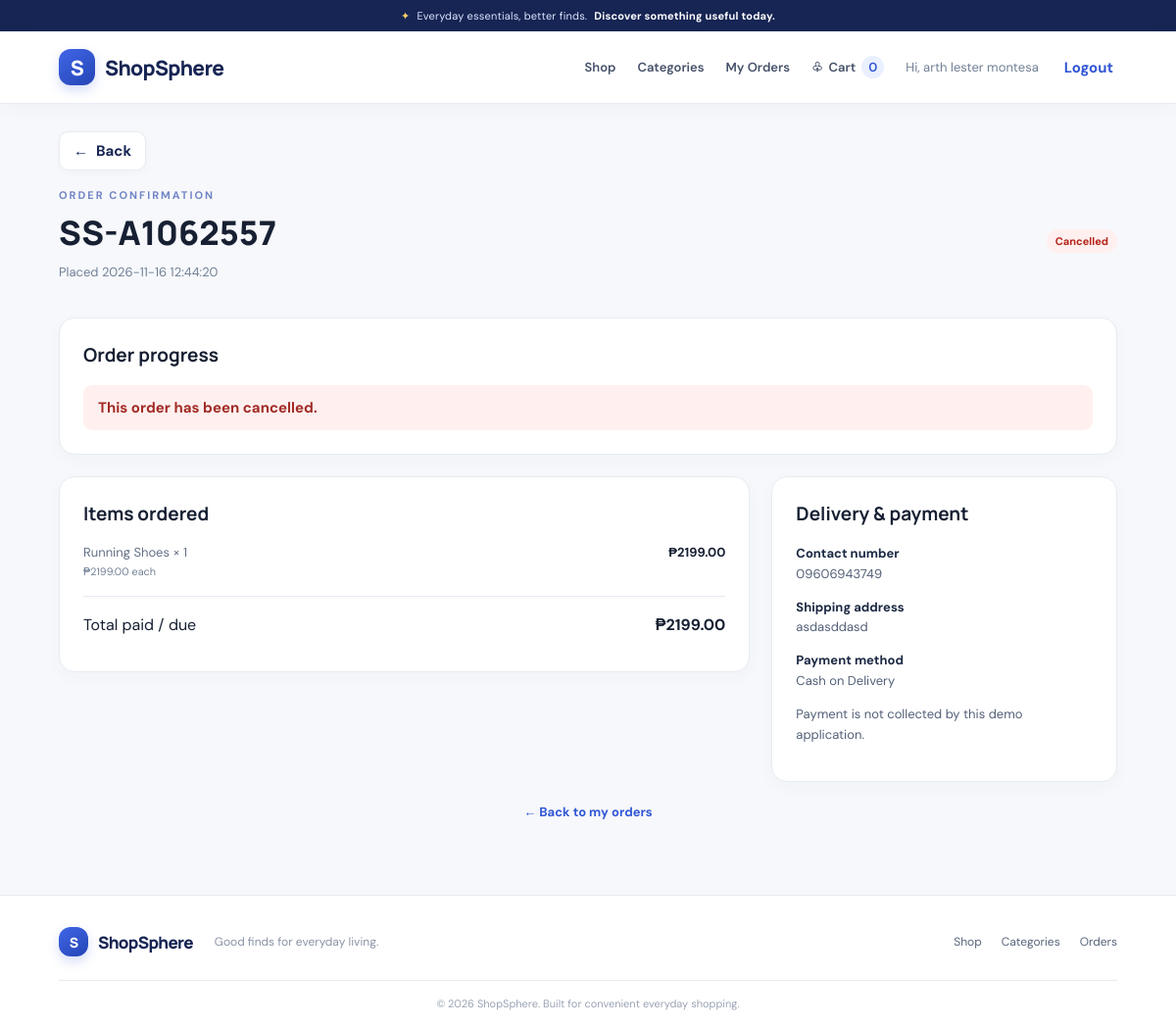
/orders/1 (signed in), run on the app's committed database.
### tables this page shows
CREATE TABLE orders (
            id INTEGER PRIMARY KEY AUTOINCREMENT,
            order_number TEXT NOT NULL UNIQUE,
            user_id INTEGER NOT NULL,
            total REAL NOT NULL CHECK(total >= 0),
            status TEXT NOT NULL DEFAULT 'Pending'
                CHECK(status IN ('Pending', 'Processing', 'Shipped', 'Delivered', 'Cancelled')),
            shipping_address TEXT NOT NULL,
            contact_number TEXT NOT NULL DEFAULT '',
            payment_method TEXT NOT NULL DEFAULT 'Cash on Delivery',
            created_at TEXT NOT NULL DEFAULT CURRENT_TIMESTAMP,
            FOREIGN KEY(user_id) REFERENCES users(id)
        );

CREATE TABLE order_items (
            id INTEGER PRIMARY KEY AUTOINCREMENT,
            order_id INTEGER NOT NULL,
            product_id INTEGER,
            product_name TEXT NOT NULL,
            unit_price REAL NOT NULL CHECK(unit_price >= 0),
            quantity INTEGER NOT NULL CHECK(quantity > 0),
            FOREIGN KEY(order_id) REFERENCES orders(id) ON DELETE CASCADE,
            FOREIGN KEY(product_id) REFERENCES products(id) ON DELETE SET NULL
        );

### app.py (the view)
@app.route("/orders/<int:order_id>")
@login_required
def order_detail(order_id):
    order = get_db().execute(
        "SELECT * FROM orders WHERE id = ? AND user_id = ?",
        (order_id, session["user_id"])
    ).fetchone()
    if not order:
        abort(404)
    items = get_db().execute(
        "SELECT * FROM order_items WHERE order_id = ?", (order_id,)
    ).fetchall()
    return render_template("order_detail.html", order=order, items=items)

### app.py (called while the page is built)
def get_db():
    if "db" not in g:
        g.db = sqlite3.connect(DATABASE, timeout=15)
        g.db.row_factory = sqlite3.Row
        g.db.execute("PRAGMA foreign_keys = ON")
        g.db.execute("PRAGMA busy_timeout = 15000")
    return g.db

def csrf_token():
    if "_csrf_token" not in session:
        session["_csrf_token"] = secrets.token_hex(24)
    return session["_csrf_token"]

@app.before_request
def protect_post_requests():
    if request.method == "POST":
        sent = request.form.get("_csrf_token", "")
        expected = session.get("_csrf_token", "")
        if not sent or not expected or not secrets.compare_digest(sent, expected):
            abort(400, description="Your form session expired. Please go back, refresh, and try again.")

def login_required(view):
    @wraps(view)
    def wrapped(*args, **kwargs):
        if "user_id" not in session:
            flash("Please log in first.", "warning")
            return redirect(url_for("login"))
        return view(*args, **kwargs)
    return wrapped

@app.context_processor
def inject_globals():
    count = 0
    if session.get("user_id"):
        row = get_db().execute(
            "SELECT COALESCE(SUM(quantity), 0) FROM cart_items WHERE user_id = ?",
            (session["user_id"],)
        ).fetchone()
        count = row[0] if row else 0
    return {"cart_count": count, "current_year": datetime.now().year}

### templates/order_detail.html (shortened to what this page needs)
{% extends "base.html" %}
{% block content %}
<div class="page-heading"><div><p class="eyebrow">ORDER CONFIRMATION</p><h1>{{ order.order_number }}</h1><p class="muted">Placed {{ order.created_at }}</p></div><span class="status status-{{ order.status|lower }}">{{ order.status }}</span></div>
<section class="panel tracking-panel"><h2>Order progress</h2>{% if order.status == 'Cancelled' %}<div class="tracking-cancelled">This order has been cancelled.</div>{% endif %}</section>
<div class="cart-layout order-detail-layout"><section class="panel"><h2>Items ordered</h2>{% for item in items %}<div class="summary-line order-line"><span>{{ item.product_name }} × {{ item.quantity }}<small>₱{{ '%.2f'|format(item.unit_price) }} each</small></span><strong>₱{{ '%.2f'|format(item.unit_price * item.quantity) }}</strong></div>{% endfor %}<hr><div class="summary-line total-line"><span>Total paid / due</span><strong>₱{{ '%.2f'|format(order.total) }}</strong></div></section>
<aside class="summary-card"><h2>Delivery & payment</h2><p><strong>Contact number</strong><br>{{ order.contact_number or 'Not provided' }}</p><p><strong>Shipping address</strong><br>{{ order.shipping_address }}</p><p><strong>Payment method</strong><br>{{ order.payment_method }}</p><p class="muted">Payment is not collected by this demo application.</p></aside></div>
<a href="{{ url_for('orders') }}" class="continue-link">← Back to my orders</a>
{% endblock %}

### static/css/style.css (style rules this page uses)
:root { --navy:#172554;--blue:#3157d5;--blue2:#2445b5;--ink:#172033;--muted:#718096;--line:#e7ebf2;--bg:#f6f8fc;--yellow:#ffd166;--green:#16845b }
* { box-sizing:border-box }
body { margin:0;background:var(--bg);color:var(--ink);font-family:'DM Sans',sans-serif;font-size:15px }
a { color:var(--blue);text-decoration:none }
.eyebrow { font-size:11px;letter-spacing:2px;font-weight:700;color:#7184c6;margin:0 0 12px }
.hero h1,.page-heading h1,.auth-card h1 { font:800 clamp(30px,4vw,48px)/1.12 Manrope;margin:0 }
.section-head,.page-heading { display:flex;justify-content:space-between;align-items:end;gap:20px;margin:38px 0 20px }
.section-head h2,.page-heading h1 { font-family:Manrope;margin:0 }
.page-heading { margin:12px 0 25px;align-items:center }
.page-heading h1 { font-size:34px }
.panel,.summary-card,.auth-card { background:#fff;border:1px solid var(--line);border-radius:16px;padding:24px;box-shadow:0 5px 18px #24345a08 }
.cart-layout { display:grid;grid-template-columns:minmax(0,1.6fr) minmax(270px,.8fr);gap:22px;align-items:start }
.cart-description span,.muted { color:var(--muted);font-size:13px }
.summary-card h2,.panel h2 { font:700 19px Manrope;margin:0 0 18px }
.summary-line { display:flex;justify-content:space-between;gap:15px;margin:13px 0;color:#657087;font-size:13px }
.summary-line strong { color:var(--ink) }
.total-line { font-size:16px;color:var(--ink) }
.summary-card hr,.panel hr { border:0;border-top:1px solid var(--line);margin:18px 0 }
.continue-link { display:block;text-align:center;margin-top:15px;font-size:13px;font-weight:700 }
.status { display:inline-block;padding:5px 9px;border-radius:20px;background:#edf1f8;color:#526078;font-size:11px;font-weight:700 }
.status-cancelled { background:#fff0ef;color:#b42318 }
.order-line small { display:block;color:var(--muted);margin-top:4px }
:root { --navy:#172554;--blue:#3157d5;--blue2:#2445b5;--ink:#172033;--muted:#718096;--line:#e7ebf2;--bg:#f7f8fb;--yellow:#ffd166;--green:#16845b;--ease:cubic-bezier(.22,.8,.25,1) }
html { scroll-behavior:smooth;scroll-padding-top:105px }
body { background:#f7f8fb }
.tracking-panel { margin:0 0 22px }
.tracking-cancelled { padding:13px 15px;border-radius:9px;background:#fff0ef;color:#a12b25;font-weight:700 }
.order-detail-layout { margin-bottom:22px }
.summary-card p { line-height:1.6;font-size:13px;color:#536078;overflow-wrap:anywhere }
.summary-card p strong { color:#1c2944 }

### data on the page
orders: order_number "SS-A1062557", created_at "2026-11-16 12:44:20", status "Cancelled", total "2199.00", contact_number "09606943749", shipping_address "asdasddasd", payment_method "Cash on Delivery"
order_items: product_name "Running Shoes", quantity "1", unit_price "2199.00", item.unit_price*item.quantity "2199.00"

### other printed values
{{ cart_count }} "0"
{{ session.get('full_name', 'User') }} "arth lester montesa"
